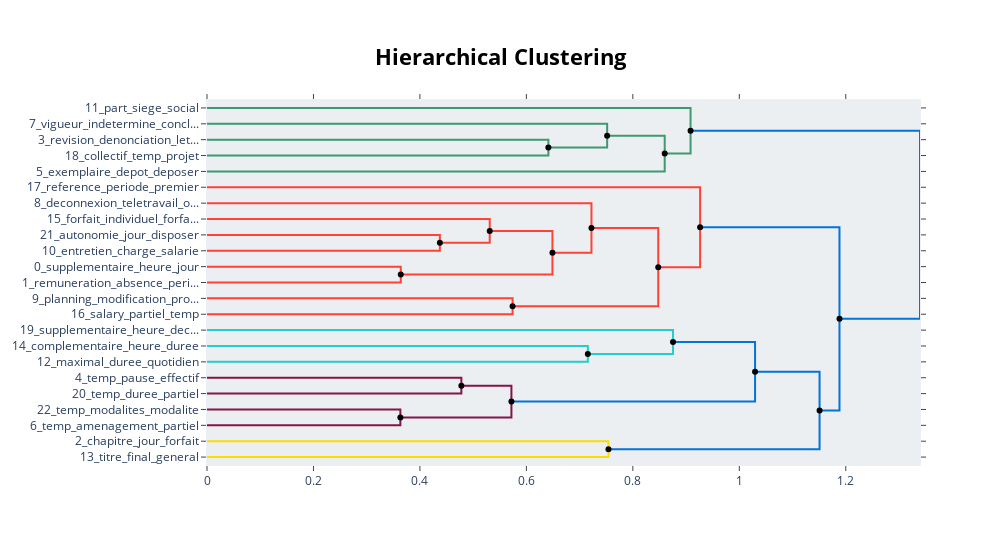

The notebook cell this image was saved under:
### Code cell
topic_model_MMR.visualize_hierarchy(hierarchical_topics=hierarchical_topics)

### Figure 1 — Plotly figure (JSON) as saved in the notebook; plotly's stock layout.template omitted (floating-point values rounded to 4 significant figures)
{"data": [{"hoverinfo": "text", "marker": {"color": "rgb(61,153,112)"}, "mode": "lines", "text": ["revision_denonciation_lettre_denoncer_reception", "", "", "collectif_temp_projet_personnel_national"], "type": "scatter", "x": [0.0, 0.6413, 0.6413, 0.0], "xaxis": "x", "y": [-25.0, -25.0, -35.0, -35.0], "yaxis": "y"}, {"hoverinfo": "text", "marker": {"color": "rgb(61,153,112)"}, "mode": "lines", "text": ["vigueur_indetermine_conclure_entree_duree", "", "", "collectif_temp_projet_personnel_national"], "type": "scatter", "x": [0.0, 0.7517, 0.7517, 0.6413], "xaxis": "x", "y": [-15.0, -15.0, -30.0, -30.0], "yaxis": "y"}, {"hoverinfo": "text", "marker": {"color": "rgb(61,153,112)"}, "mode": "lines", "text": ["vigueur_indetermine_conclure_entree_duree", "", "", "exemplaire_depot_deposer_prud_conseil"], "type": "scatter", "x": [0.7517, 0.8599, 0.8599, 0.0], "xaxis": "x", "y": [-22.5, -22.5, -45.0, -45.0], "yaxis": "y"}, {"hoverinfo": "text", "marker": {"color": "rgb(61,153,112)"}, "mode": "lines", "text": ["part_siege_social_representer_immatriculer", "", "", "exemplaire_depot_deposer_prud_conseil"], "type": "scatter", "x": [0.0, 0.9084, 0.9084, 0.8599], "xaxis": "x", "y": [-5.0, -5.0, -33.75, -33.75], "yaxis": "y"}, {"hoverinfo": "text", "marker": {"color": "rgb(255,65,54)"}, "mode": "lines", "text": ["autonomie_jour_disposer_emploi_temp", "", "", "entretien_charge_salarie_hierarchique_vie"], "type": "scatter", "x": [0.0, 0.4375, 0.4375, 0.0], "xaxis": "x", "y": [-85.0, -85.0, -95.0, -95.0], "yaxis": "y"}, {"hoverinfo": "text", "marker": {"color": "rgb(255,65,54)"}, "mode": "lines", "text": ["forfait_individuel_forfaire_jour_annuel", "", "", "entretien_charge_salarie_hierarchique_vie"], "type": "scatter", "x": [0.0, 0.5311, 0.5311, 0.4375], "xaxis": "x", "y": [-75.0, -75.0, -90.0, -90.0], "yaxis": "y"}, {"hoverinfo": "text", "marker": {"color": "rgb(255,65,54)"}, "mode": "lines", "text": ["supplementaire_heure_jour_repos_conge", "", "", "remuneration_absence_periode_base_salarie"], "type": "scatter", "x": [0.0, 0.364, 0.364, 0.0], "xaxis": "x", "y": [-105.0, -105.0, -115.0, -115.0], "yaxis": "y"}, {"hoverinfo": "text", "marker": {"color": "rgb(255,65,54)"}, "mode": "lines", "text": ["supplementaire_heure_jour_repos_conge", "", "", "travail_article_temps_accord_disposition"], "type": "scatter", "x": [0.5311, 0.649, 0.649, 0.364], "xaxis": "x", "y": [-82.5, -82.5, -110.0, -110.0], "yaxis": "y"}, {"hoverinfo": "text", "marker": {"color": "rgb(255,65,54)"}, "mode": "lines", "text": ["deconnexion_teletravail_outil_droit_professionnel", "", "", "travail_article_temps_accord_disposition"], "type": "scatter", "x": [0.0, 0.7223, 0.7223, 0.649], "xaxis": "x", "y": [-65.0, -65.0, -96.25, -96.25], "yaxis": "y"}, {"hoverinfo": "text", "marker": {"color": "rgb(255,65,54)"}, "mode": "lines", "text": ["planning_modification_programmation_delai_horaire", "", "", "salary_partiel_temp_concerner_prejudice"], "type": "scatter", "x": [0.0, 0.5741, 0.5741, 0.0], "xaxis": "x", "y": [-125.0, -125.0, -135.0, -135.0], "yaxis": "y"}, {"hoverinfo": "text", "marker": {"color": "rgb(255,65,54)"}, "mode": "lines", "text": ["travail_article_temps_accord_disposition", "", "", "salary_partiel_temp_concerner_prejudice"], "type": "scatter", "x": [0.7223, 0.8478, 0.8478, 0.5741], "xaxis": "x", "y": [-80.62, -80.62, -130.0, -130.0], "yaxis": "y"}, {"hoverinfo": "text", "marker": {"color": "rgb(255,65,54)"}, "mode": "lines", "text": ["reference_periode_premier_annee_janvier", "", "", "salary_partiel_temp_concerner_prejudice"], "type": "scatter", "x": [0.0, 0.9264, 0.9264, 0.8478], "xaxis": "x", "y": [-55.0, -55.0, -105.3, -105.3], "yaxis": "y"}, {"hoverinfo": "text", "marker": {"color": "rgb(35,205,205)"}, "mode": "lines", "text": ["complementaire_heure_duree_contractuel_limite", "", "", "maximal_duree_quotidien_hebdomadaire_heure"], "type": "scatter", "x": [0.0, 0.7155, 0.7155, 0.0], "xaxis": "x", "y": [-155.0, -155.0, -165.0, -165.0], "yaxis": "y"}, {"hoverinfo": "text", "marker": {"color": "rgb(35,205,205)"}, "mode": "lines", "text": ["supplementaire_heure_decompte_contrepartie_brh", "", "", "maximal_duree_quotidien_hebdomadaire_heure"], "type": "scatter", "x": [0.0, 0.8755, 0.8755, 0.7155], "xaxis": "x", "y": [-145.0, -145.0, -160.0, -160.0], "yaxis": "y"}, {"hoverinfo": "text", "marker": {"color": "rgb(133,20,75)"}, "mode": "lines", "text": ["temp_pause_effectif_vaquer_occupation", "", "", "temp_duree_partiel_salarier_heure"], "type": "scatter", "x": [0.0, 0.4778, 0.4778, 0.0], "xaxis": "x", "y": [-175.0, -175.0, -185.0, -185.0], "yaxis": "y"}, {"hoverinfo": "text", "marker": {"color": "rgb(133,20,75)"}, "mode": "lines", "text": ["temp_modalites_modalite_duree_hebdomadaire", "", "", "temp_amenagement_partiel_effectif_definition"], "type": "scatter", "x": [0.0, 0.3632, 0.3632, 0.0], "xaxis": "x", "y": [-195.0, -195.0, -205.0, -205.0], "yaxis": "y"}, {"hoverinfo": "text", "marker": {"color": "rgb(133,20,75)"}, "mode": "lines", "text": ["temp_modalites_modalite_duree_hebdomadaire", "", "", "temps_article_travail_organisation_12"], "type": "scatter", "x": [0.4778, 0.5719, 0.5719, 0.3632], "xaxis": "x", "y": [-180.0, -180.0, -200.0, -200.0], "yaxis": "y"}, {"hoverinfo": "text", "marker": {"color": "rgb(0,116,217)"}, "mode": "lines", "text": ["temp_modalites_modalite_duree_hebdomadaire", "", "", "temps_travail_article_disposition_effectif"], "type": "scatter", "x": [0.8755, 1.03, 1.03, 0.5719], "xaxis": "x", "y": [-152.5, -152.5, -190.0, -190.0], "yaxis": "y"}, {"hoverinfo": "text", "marker": {"color": "rgb(255,220,0)"}, "mode": "lines", "text": ["chapitre_jour_forfait_duree_definition", "", "", "titre_final_general_generale_generales"], "type": "scatter", "x": [0.0, 0.7542, 0.7542, 0.0], "xaxis": "x", "y": [-215.0, -215.0, -225.0, -225.0], "yaxis": "y"}, {"hoverinfo": "text", "marker": {"color": "rgb(0,116,217)"}, "mode": "lines", "text": ["chapitre_jour_forfait_duree_definition", "", "", "titre_final_general_generale_generales"], "type": "scatter", "x": [1.03, 1.151, 1.151, 0.7542], "xaxis": "x", "y": [-171.2, -171.2, -220.0, -220.0], "yaxis": "y"}, {"hoverinfo": "text", "marker": {"color": "rgb(0,116,217)"}, "mode": "lines", "text": ["chapitre_jour_forfait_duree_definition", "", "", "titre_final_general_generale_generales"], "type": "scatter", "x": [0.9264, 1.188, 1.188, 1.151], "xaxis": "x", "y": [-80.16, -80.16, -195.6, -195.6], "yaxis": "y"}, {"hoverinfo": "text", "marker": {"color": "rgb(0,116,217)"}, "mode": "lines", "text": ["chapitre_jour_forfait_duree_definition", "", "", "titre_final_general_generale_generales"], "type": "scatter", "x": [0.9084, 1.339, 1.339, 1.188], "xaxis": "x", "y": [-19.38, -19.38, -137.9, -137.9], "yaxis": "y"}, {"hoverinfo": "text", "hovertext": ["vigueur_indetermine_conclure_entree_duree", "supplementaire_heure_jour_repos_conge", "travail_article_temps_accord_disposition", "temp_modalites_modalite_duree_hebdomadaire", "temp_modalites_modalite_duree_hebdomadaire", "chapitre_jour_forfait_duree_definition", "chapitre_jour_forfait_duree_definition", "chapitre_jour_forfait_duree_definition"], "marker": {"color": "black"}, "mode": "markers", "showlegend": false, "type": "scatter", "x": [0.7517, 0.5311, 0.7223, 0.4778, 0.8755, 1.03, 0.9264, 0.9084], "y": [-22.5, -82.5, -80.62, -180, -152.5, -171.2, -80.16, -19.38]}, {"hoverinfo": "text", "hovertext": ["collectif_temp_projet_personnel_national", "exemplaire_depot_deposer_prud_conseil", "entretien_charge_salarie_hierarchique_vie", "travail_article_temps_accord_disposition", "travail_article_temps_accord_disposition", "salary_partiel_temp_concerner_prejudice", "salary_partiel_temp_concerner_prejudice", "maximal_duree_quotidien_hebdomadaire_heure", "temps_article_travail_organisation_12", "temps_travail_article_disposition_effectif", "titre_final_general_generale_generales", "titre_final_general_generale_generales", "titre_final_general_generale_generales"], "marker": {"color": "black"}, "mode": "markers", "showlegend": false, "type": "scatter", "x": [0.6413, 0.8599, 0.4375, 0.364, 0.649, 0.5741, 0.8478, 0.7155, 0.3632, 0.5719, 0.7542, 1.151, 1.188], "y": [-30, -33.75, -90, -110, -96.25, -130, -105.3, -160, -200, -190, -220, -195.6, -137.9]}], "layout": {"autosize": false, "height": 545, "hoverlabel": {"bgcolor": "white", "font": {"family": "Rockwell", "size": 16}}, "hovermode": "closest", "plot_bgcolor": "#ECEFF1", "showlegend": false, "title": {"font": {"color": "Black", "size": 22}, "text": "<b>Hierarchical Clustering</b>", "x": 0.5, "xanchor": "center", "yanchor": "top"}, "width": 1000, "xaxis": {"mirror": "allticks", "rangemode": "tozero", "showgrid": false, "showline": true, "showticklabels": true, "ticks": "outside", "type": "linear", "zeroline": false}, "yaxis": {"mirror": "allticks", "range": [-230, 0], "rangemode": "tozero", "showgrid": false, "showline": true, "showticklabels": true, "tickmode": "array", "ticks": "outside", "ticktext": ["11_part_siege_social", "7_vigueur_indetermine_concl...", "3_revision_denonciation_let...", "18_collectif_temp_projet", "5_exemplaire_depot_deposer", "17_reference_periode_premier", "8_deconnexion_teletravail_o...", "15_forfait_individuel_forfa...", "21_autonomie_jour_disposer", "10_entretien_charge_salarie", "0_supplementaire_heure_jour", "1_remuneration_absence_peri...", "9_planning_modification_pro...", "16_salary_partiel_temp", "19_supplementaire_heure_dec...", "14_complementaire_heure_duree", "12_maximal_duree_quotidien", "4_temp_pause_effectif", "20_temp_duree_partiel", "22_temp_modalites_modalite", "6_temp_amenagement_partiel", "2_chapitre_jour_forfait", "13_titre_final_general"], "tickvals": [-5, -15, -25, -35, -45, -55, -65, -75, -85, -95, -105, -115, -125, -135, -145, -155, -165, -175, -185, -195, -205, -215, -225], "type": "linear", "zeroline": false}}}
